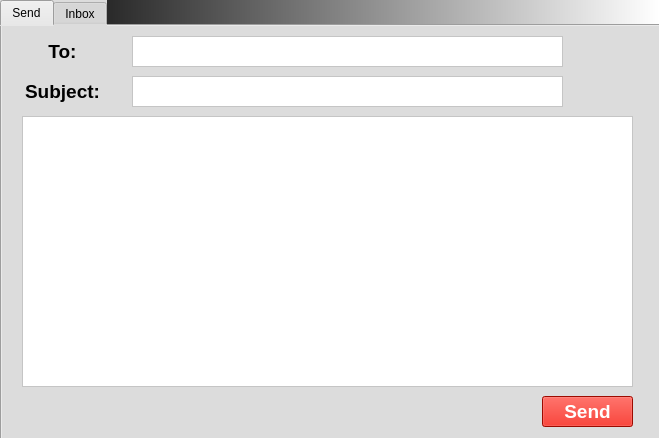
<?xml version="1.0" encoding="UTF-8"?>
<ui version="4.0">
 <class>MainWindow</class>
 <widget class="QMainWindow" name="MainWindow">
  <property name="geometry">
   <rect>
    <x>0</x>
    <y>0</y>
    <width>659</width>
    <height>438</height>
   </rect>
  </property>
  <property name="sizePolicy">
   <sizepolicy hsizetype="Preferred" vsizetype="Preferred">
    <horstretch>0</horstretch>
    <verstretch>0</verstretch>
   </sizepolicy>
  </property>
  <property name="windowTitle">
   <string>Mail Box</string>
  </property>
  <property name="styleSheet">
   <string notr="true">background-color:qlineargradient(spread:pad, x1:0, y1:0, x2:1, y2:0, stop:0 rgba(0, 0, 0, 255), stop:1 rgba(255, 255, 255, 255))</string>
  </property>
  <widget class="QWidget" name="centralwidget">
   <property name="sizePolicy">
    <sizepolicy hsizetype="Preferred" vsizetype="Preferred">
     <horstretch>0</horstretch>
     <verstretch>0</verstretch>
    </sizepolicy>
   </property>
   <widget class="QTabWidget" name="tabWidget">
    <property name="geometry">
     <rect>
      <x>0</x>
      <y>0</y>
      <width>661</width>
      <height>441</height>
     </rect>
    </property>
    <property name="sizePolicy">
     <sizepolicy hsizetype="Preferred" vsizetype="Preferred">
      <horstretch>0</horstretch>
      <verstretch>0</verstretch>
     </sizepolicy>
    </property>
    <property name="styleSheet">
     <string notr="true">background-color:rgb(220,220,220)</string>
    </property>
    <property name="currentIndex">
     <number>0</number>
    </property>
    <widget class="QWidget" name="tab">
     <attribute name="title">
      <string>Send</string>
     </attribute>
     <widget class="QLabel" name="label">
      <property name="geometry">
       <rect>
        <x>30</x>
        <y>10</y>
        <width>61</width>
        <height>31</height>
       </rect>
      </property>
      <property name="font">
       <font>
        <pointsize>14</pointsize>
        <weight>75</weight>
        <bold>true</bold>
       </font>
      </property>
      <property name="styleSheet">
       <string notr="true"/>
      </property>
      <property name="text">
       <string>To:</string>
      </property>
      <property name="alignment">
       <set>Qt::AlignCenter</set>
      </property>
     </widget>
     <widget class="QLabel" name="label_2">
      <property name="geometry">
       <rect>
        <x>20</x>
        <y>50</y>
        <width>81</width>
        <height>31</height>
       </rect>
      </property>
      <property name="font">
       <font>
        <pointsize>14</pointsize>
        <weight>75</weight>
        <bold>true</bold>
       </font>
      </property>
      <property name="styleSheet">
       <string notr="true"/>
      </property>
      <property name="text">
       <string>Subject:</string>
      </property>
      <property name="alignment">
       <set>Qt::AlignCenter</set>
      </property>
     </widget>
     <widget class="QPlainTextEdit" name="bodyEdit">
      <property name="geometry">
       <rect>
        <x>20</x>
        <y>90</y>
        <width>611</width>
        <height>271</height>
       </rect>
      </property>
      <property name="font">
       <font>
        <pointsize>12</pointsize>
       </font>
      </property>
      <property name="styleSheet">
       <string notr="true">background-color:rgb(255, 255, 255)</string>
      </property>
      <property name="plainText">
       <string/>
      </property>
     </widget>
     <widget class="QPlainTextEdit" name="toEdit">
      <property name="geometry">
       <rect>
        <x>130</x>
        <y>10</y>
        <width>431</width>
        <height>31</height>
       </rect>
      </property>
      <property name="font">
       <font>
        <pointsize>12</pointsize>
        <weight>75</weight>
        <bold>true</bold>
       </font>
      </property>
      <property name="styleSheet">
       <string notr="true">background-color:rgb(255, 255, 255)</string>
      </property>
     </widget>
     <widget class="QPlainTextEdit" name="subjectEdit">
      <property name="geometry">
       <rect>
        <x>130</x>
        <y>50</y>
        <width>431</width>
        <height>31</height>
       </rect>
      </property>
      <property name="font">
       <font>
        <pointsize>12</pointsize>
        <weight>75</weight>
        <bold>true</bold>
       </font>
      </property>
      <property name="styleSheet">
       <string notr="true">background-color:rgb(255, 255, 255)</string>
      </property>
      <property name="plainText">
       <string/>
      </property>
     </widget>
     <widget class="QPushButton" name="sendButton">
      <property name="geometry">
       <rect>
        <x>540</x>
        <y>370</y>
        <width>91</width>
        <height>31</height>
       </rect>
      </property>
      <property name="font">
       <font>
        <pointsize>14</pointsize>
        <weight>75</weight>
        <bold>true</bold>
       </font>
      </property>
      <property name="styleSheet">
       <string notr="true">color:rgb(255,255,255);
background-color:rgb(218, 14, 0)</string>
      </property>
      <property name="text">
       <string>Send</string>
      </property>
     </widget>
    </widget>
    <widget class="QWidget" name="tab_2">
     <attribute name="title">
      <string>Inbox</string>
     </attribute>
     <widget class="QPushButton" name="searchButton">
      <property name="geometry">
       <rect>
        <x>200</x>
        <y>10</y>
        <width>271</width>
        <height>41</height>
       </rect>
      </property>
      <property name="font">
       <font>
        <pointsize>14</pointsize>
        <weight>75</weight>
        <bold>true</bold>
       </font>
      </property>
      <property name="styleSheet">
       <string notr="true">color:rgb(255, 255, 0);
background-color:rgb(39, 21, 172)</string>
      </property>
      <property name="text">
       <string>Search For Unseen Mail</string>
      </property>
      <property name="autoDefault">
       <bool>false</bool>
      </property>
      <property name="flat">
       <bool>false</bool>
      </property>
     </widget>
     <widget class="QLabel" name="label_3">
      <property name="geometry">
       <rect>
        <x>30</x>
        <y>60</y>
        <width>71</width>
        <height>31</height>
       </rect>
      </property>
      <property name="font">
       <font>
        <pointsize>12</pointsize>
        <weight>75</weight>
        <bold>true</bold>
       </font>
      </property>
      <property name="styleSheet">
       <string notr="true">
</string>
      </property>
      <property name="text">
       <string>From:</string>
      </property>
      <property name="alignment">
       <set>Qt::AlignCenter</set>
      </property>
     </widget>
     <widget class="QLabel" name="label_4">
      <property name="geometry">
       <rect>
        <x>30</x>
        <y>100</y>
        <width>71</width>
        <height>31</height>
       </rect>
      </property>
      <property name="font">
       <font>
        <pointsize>12</pointsize>
        <weight>75</weight>
        <bold>true</bold>
       </font>
      </property>
      <property name="styleSheet">
       <string notr="true">
</string>
      </property>
      <property name="text">
       <string>Subject:</string>
      </property>
      <property name="alignment">
       <set>Qt::AlignCenter</set>
      </property>
     </widget>
     <widget class="QLabel" name="fromLabel">
      <property name="geometry">
       <rect>
        <x>130</x>
        <y>60</y>
        <width>411</width>
        <height>31</height>
       </rect>
      </property>
      <property name="font">
       <font>
        <pointsize>12</pointsize>
       </font>
      </property>
      <property name="styleSheet">
       <string notr="true">background-color:rgb(255,255,255)
</string>
      </property>
      <property name="text">
       <string>????????@????.???</string>
      </property>
      <property name="alignment">
       <set>Qt::AlignCenter</set>
      </property>
     </widget>
     <widget class="QLabel" name="subjectLabel">
      <property name="geometry">
       <rect>
        <x>130</x>
        <y>100</y>
        <width>411</width>
        <height>31</height>
       </rect>
      </property>
      <property name="font">
       <font>
        <pointsize>12</pointsize>
       </font>
      </property>
      <property name="styleSheet">
       <string notr="true">background-color:rgb(255,255,255)
</string>
      </property>
      <property name="text">
       <string>SUBJECT</string>
      </property>
      <property name="alignment">
       <set>Qt::AlignCenter</set>
      </property>
     </widget>
     <widget class="QPlainTextEdit" name="receivedEdit">
      <property name="geometry">
       <rect>
        <x>20</x>
        <y>140</y>
        <width>621</width>
        <height>271</height>
       </rect>
      </property>
      <property name="font">
       <font>
        <pointsize>14</pointsize>
       </font>
      </property>
      <property name="styleSheet">
       <string notr="true">background-color:rgb(255,255,255)
</string>
      </property>
     </widget>
    </widget>
   </widget>
  </widget>
 </widget>
 <resources/>
 <connections/>
</ui>
